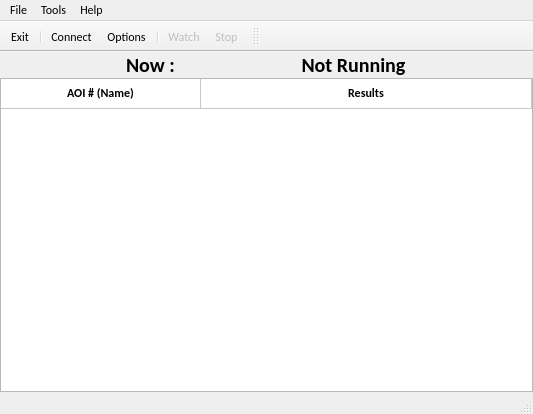
<?xml version="1.0" encoding="UTF-8"?>
<ui version="4.0">
 <class>MainWindow</class>
 <widget class="QMainWindow" name="MainWindow">
  <property name="geometry">
   <rect>
    <x>0</x>
    <y>0</y>
    <width>533</width>
    <height>414</height>
   </rect>
  </property>
  <property name="sizePolicy">
   <sizepolicy hsizetype="Preferred" vsizetype="Preferred">
    <horstretch>0</horstretch>
    <verstretch>0</verstretch>
   </sizepolicy>
  </property>
  <property name="font">
   <font>
    <family>Calibri</family>
   </font>
  </property>
  <property name="windowTitle">
   <string>KEM Studio for OCR</string>
  </property>
  <property name="windowIcon">
   <iconset resource="kem_studio.qrc">
    <normaloff>:/icons/icon/kem.png</normaloff>:/icons/icon/kem.png</iconset>
  </property>
  <widget class="QWidget" name="centralwidget">
   <property name="sizePolicy">
    <sizepolicy hsizetype="Fixed" vsizetype="Preferred">
     <horstretch>0</horstretch>
     <verstretch>0</verstretch>
    </sizepolicy>
   </property>
   <layout class="QVBoxLayout" name="verticalLayout" stretch="0,10">
    <property name="spacing">
     <number>0</number>
    </property>
    <property name="sizeConstraint">
     <enum>QLayout::SetNoConstraint</enum>
    </property>
    <property name="leftMargin">
     <number>0</number>
    </property>
    <property name="topMargin">
     <number>0</number>
    </property>
    <property name="rightMargin">
     <number>0</number>
    </property>
    <property name="bottomMargin">
     <number>0</number>
    </property>
    <item>
     <layout class="QHBoxLayout" name="horizontalLayout">
      <property name="spacing">
       <number>0</number>
      </property>
      <property name="sizeConstraint">
       <enum>QLayout::SetMaximumSize</enum>
      </property>
      <item>
       <widget class="QLabel" name="now">
        <property name="sizePolicy">
         <sizepolicy hsizetype="Fixed" vsizetype="Fixed">
          <horstretch>0</horstretch>
          <verstretch>0</verstretch>
         </sizepolicy>
        </property>
        <property name="font">
         <font>
          <family>Calibri</family>
          <pointsize>15</pointsize>
          <weight>75</weight>
          <bold>true</bold>
         </font>
        </property>
        <property name="text">
         <string>Now :</string>
        </property>
       </widget>
      </item>
      <item>
       <widget class="QLabel" name="current_time">
        <property name="sizePolicy">
         <sizepolicy hsizetype="Fixed" vsizetype="Fixed">
          <horstretch>0</horstretch>
          <verstretch>0</verstretch>
         </sizepolicy>
        </property>
        <property name="font">
         <font>
          <family>Calibri</family>
          <pointsize>15</pointsize>
          <weight>75</weight>
          <bold>true</bold>
         </font>
        </property>
        <property name="text">
         <string>Not Running</string>
        </property>
        <property name="alignment">
         <set>Qt::AlignCenter</set>
        </property>
       </widget>
      </item>
     </layout>
    </item>
    <item>
     <widget class="QTableWidget" name="result_table">
      <property name="sizePolicy">
       <sizepolicy hsizetype="Preferred" vsizetype="Preferred">
        <horstretch>0</horstretch>
        <verstretch>0</verstretch>
       </sizepolicy>
      </property>
      <property name="font">
       <font>
        <family>Calibri</family>
        <weight>50</weight>
        <bold>false</bold>
       </font>
      </property>
      <property name="autoFillBackground">
       <bool>true</bool>
      </property>
      <property name="verticalScrollBarPolicy">
       <enum>Qt::ScrollBarAsNeeded</enum>
      </property>
      <property name="horizontalScrollBarPolicy">
       <enum>Qt::ScrollBarAlwaysOff</enum>
      </property>
      <property name="sizeAdjustPolicy">
       <enum>QAbstractScrollArea::AdjustIgnored</enum>
      </property>
      <property name="editTriggers">
       <set>QAbstractItemView::AnyKeyPressed|QAbstractItemView::EditKeyPressed</set>
      </property>
      <property name="showGrid">
       <bool>true</bool>
      </property>
      <property name="rowCount">
       <number>1</number>
      </property>
      <property name="columnCount">
       <number>2</number>
      </property>
      <attribute name="horizontalHeaderVisible">
       <bool>false</bool>
      </attribute>
      <attribute name="horizontalHeaderCascadingSectionResizes">
       <bool>true</bool>
      </attribute>
      <attribute name="horizontalHeaderDefaultSectionSize">
       <number>200</number>
      </attribute>
      <attribute name="horizontalHeaderShowSortIndicator" stdset="0">
       <bool>false</bool>
      </attribute>
      <attribute name="horizontalHeaderStretchLastSection">
       <bool>true</bool>
      </attribute>
      <attribute name="verticalHeaderVisible">
       <bool>false</bool>
      </attribute>
      <attribute name="verticalHeaderCascadingSectionResizes">
       <bool>true</bool>
      </attribute>
      <attribute name="verticalHeaderStretchLastSection">
       <bool>false</bool>
      </attribute>
      <row/>
      <column/>
      <column/>
      <item row="0" column="0">
       <property name="text">
        <string>AOI # (Name)</string>
       </property>
       <property name="font">
        <font>
         <weight>75</weight>
         <bold>true</bold>
        </font>
       </property>
       <property name="textAlignment">
        <set>AlignCenter</set>
       </property>
      </item>
      <item row="0" column="1">
       <property name="text">
        <string>Results</string>
       </property>
       <property name="font">
        <font>
         <weight>75</weight>
         <bold>true</bold>
        </font>
       </property>
       <property name="textAlignment">
        <set>AlignCenter</set>
       </property>
      </item>
     </widget>
    </item>
   </layout>
  </widget>
  <widget class="QMenuBar" name="menubar">
   <property name="geometry">
    <rect>
     <x>0</x>
     <y>0</y>
     <width>533</width>
     <height>26</height>
    </rect>
   </property>
   <widget class="QMenu" name="menuFile">
    <property name="title">
     <string>File</string>
    </property>
    <addaction name="actionLoad"/>
    <addaction name="actionSave"/>
    <addaction name="separator"/>
    <addaction name="actionExit"/>
   </widget>
   <widget class="QMenu" name="menuTools">
    <property name="title">
     <string>Tools</string>
    </property>
    <addaction name="actionCameraConnect"/>
    <addaction name="actionOptions"/>
    <addaction name="actionWatch"/>
    <addaction name="actionStop"/>
    <addaction name="actionLive"/>
   </widget>
   <widget class="QMenu" name="menuHelp">
    <property name="title">
     <string>Help</string>
    </property>
    <addaction name="actionWebsite"/>
    <addaction name="separator"/>
    <addaction name="actionAbout"/>
   </widget>
   <addaction name="menuFile"/>
   <addaction name="menuTools"/>
   <addaction name="menuHelp"/>
  </widget>
  <widget class="QStatusBar" name="status_bar">
   <property name="enabled">
    <bool>true</bool>
   </property>
   <property name="font">
    <font>
     <family>Calibri</family>
     <weight>75</weight>
     <bold>true</bold>
    </font>
   </property>
  </widget>
  <widget class="QToolBar" name="toolBar">
   <property name="enabled">
    <bool>true</bool>
   </property>
   <property name="sizePolicy">
    <sizepolicy hsizetype="Preferred" vsizetype="Preferred">
     <horstretch>0</horstretch>
     <verstretch>0</verstretch>
    </sizepolicy>
   </property>
   <property name="windowTitle">
    <string>toolBar</string>
   </property>
   <property name="movable">
    <bool>false</bool>
   </property>
   <property name="toolButtonStyle">
    <enum>Qt::ToolButtonTextUnderIcon</enum>
   </property>
   <property name="floatable">
    <bool>false</bool>
   </property>
   <attribute name="toolBarArea">
    <enum>TopToolBarArea</enum>
   </attribute>
   <attribute name="toolBarBreak">
    <bool>false</bool>
   </attribute>
   <addaction name="tbactionExit"/>
   <addaction name="separator"/>
   <addaction name="tbactionCameraConnect"/>
   <addaction name="tbactionOptions"/>
   <addaction name="separator"/>
   <addaction name="tbactionWatch"/>
   <addaction name="tbactionStop"/>
  </widget>
  <widget class="QToolBar" name="toolBar_2">
   <property name="windowTitle">
    <string>toolBar_2</string>
   </property>
   <attribute name="toolBarArea">
    <enum>TopToolBarArea</enum>
   </attribute>
   <attribute name="toolBarBreak">
    <bool>false</bool>
   </attribute>
  </widget>
  <action name="actionCameraConnect">
   <property name="enabled">
    <bool>true</bool>
   </property>
   <property name="icon">
    <iconset resource="kem_studio.qrc">
     <normaloff>:/icons/icon/Conn.png</normaloff>:/icons/icon/Conn.png</iconset>
   </property>
   <property name="text">
    <string>Connect a Camera...</string>
   </property>
  </action>
  <action name="actionSave">
   <property name="enabled">
    <bool>true</bool>
   </property>
   <property name="icon">
    <iconset resource="kem_studio.qrc">
     <normaloff>:/icons/icon/Save.png</normaloff>:/icons/icon/Save.png</iconset>
   </property>
   <property name="text">
    <string>Save</string>
   </property>
   <property name="iconVisibleInMenu">
    <bool>true</bool>
   </property>
  </action>
  <action name="actionLoad">
   <property name="enabled">
    <bool>true</bool>
   </property>
   <property name="icon">
    <iconset resource="kem_studio.qrc">
     <normaloff>:/icons/icon/Load.png</normaloff>:/icons/icon/Load.png</iconset>
   </property>
   <property name="text">
    <string>Load</string>
   </property>
   <property name="iconVisibleInMenu">
    <bool>true</bool>
   </property>
  </action>
  <action name="actionAbout">
   <property name="icon">
    <iconset resource="kem_studio.qrc">
     <normaloff>:/icons/icon/info.png</normaloff>:/icons/icon/info.png</iconset>
   </property>
   <property name="text">
    <string>About</string>
   </property>
  </action>
  <action name="actionWebsite">
   <property name="icon">
    <iconset resource="kem_studio.qrc">
     <normaloff>:/icons/icon/help.png</normaloff>:/icons/icon/help.png</iconset>
   </property>
   <property name="text">
    <string>Visit Homepage</string>
   </property>
  </action>
  <action name="actionWatch">
   <property name="enabled">
    <bool>false</bool>
   </property>
   <property name="icon">
    <iconset resource="kem_studio.qrc">
     <normaloff>:/icons/icon/Watch.png</normaloff>:/icons/icon/Watch.png</iconset>
   </property>
   <property name="text">
    <string>Watch</string>
   </property>
   <property name="iconVisibleInMenu">
    <bool>true</bool>
   </property>
  </action>
  <action name="actionStop">
   <property name="enabled">
    <bool>false</bool>
   </property>
   <property name="icon">
    <iconset resource="kem_studio.qrc">
     <normaloff>:/icons/icon/Stop.png</normaloff>:/icons/icon/Stop.png</iconset>
   </property>
   <property name="text">
    <string>Stop</string>
   </property>
  </action>
  <action name="actionExit">
   <property name="icon">
    <iconset resource="kem_studio.qrc">
     <normaloff>:/icons/icon/Exit.png</normaloff>:/icons/icon/Exit.png</iconset>
   </property>
   <property name="text">
    <string>Exit</string>
   </property>
  </action>
  <action name="tbactionExit">
   <property name="enabled">
    <bool>true</bool>
   </property>
   <property name="icon">
    <iconset resource="kem_studio.qrc">
     <normaloff>:/icons/icon/Exit.png</normaloff>:/icons/icon/Exit.png</iconset>
   </property>
   <property name="text">
    <string>Exit</string>
   </property>
   <property name="toolTip">
    <string>Exit</string>
   </property>
  </action>
  <action name="tbactionWatch">
   <property name="enabled">
    <bool>false</bool>
   </property>
   <property name="icon">
    <iconset resource="kem_studio.qrc">
     <normaloff>:/icons/icon/Watch.png</normaloff>:/icons/icon/Watch.png</iconset>
   </property>
   <property name="text">
    <string>Watch</string>
   </property>
   <property name="toolTip">
    <string>Watch watching</string>
   </property>
  </action>
  <action name="tbactionStop">
   <property name="enabled">
    <bool>false</bool>
   </property>
   <property name="icon">
    <iconset resource="kem_studio.qrc">
     <normaloff>:/icons/icon/Stop.png</normaloff>:/icons/icon/Stop.png</iconset>
   </property>
   <property name="text">
    <string>Stop</string>
   </property>
   <property name="toolTip">
    <string>Stop watching</string>
   </property>
  </action>
  <action name="tbactionCameraConnect">
   <property name="icon">
    <iconset resource="kem_studio.qrc">
     <normaloff>:/icons/icon/Conn.png</normaloff>:/icons/icon/Conn.png</iconset>
   </property>
   <property name="text">
    <string>Connect</string>
   </property>
   <property name="toolTip">
    <string>Connect a camera</string>
   </property>
  </action>
  <action name="tbactionOptions">
   <property name="enabled">
    <bool>true</bool>
   </property>
   <property name="icon">
    <iconset resource="kem_studio.qrc">
     <normaloff>:/icons/icon/options.png</normaloff>:/icons/icon/options.png</iconset>
   </property>
   <property name="text">
    <string>Options</string>
   </property>
   <property name="toolTip">
    <string>Set Camera Options</string>
   </property>
  </action>
  <action name="actionOptions">
   <property name="enabled">
    <bool>true</bool>
   </property>
   <property name="icon">
    <iconset resource="kem_studio.qrc">
     <normaloff>:/icons/icon/options.png</normaloff>:/icons/icon/options.png</iconset>
   </property>
   <property name="text">
    <string>Options...</string>
   </property>
  </action>
  <action name="actionLive">
   <property name="icon">
    <iconset>
     <normaloff>icon/Live.png</normaloff>icon/Live.png</iconset>
   </property>
   <property name="text">
    <string>Live View...</string>
   </property>
  </action>
 </widget>
 <resources>
  <include location="kem_studio.qrc"/>
 </resources>
 <connections/>
</ui>
